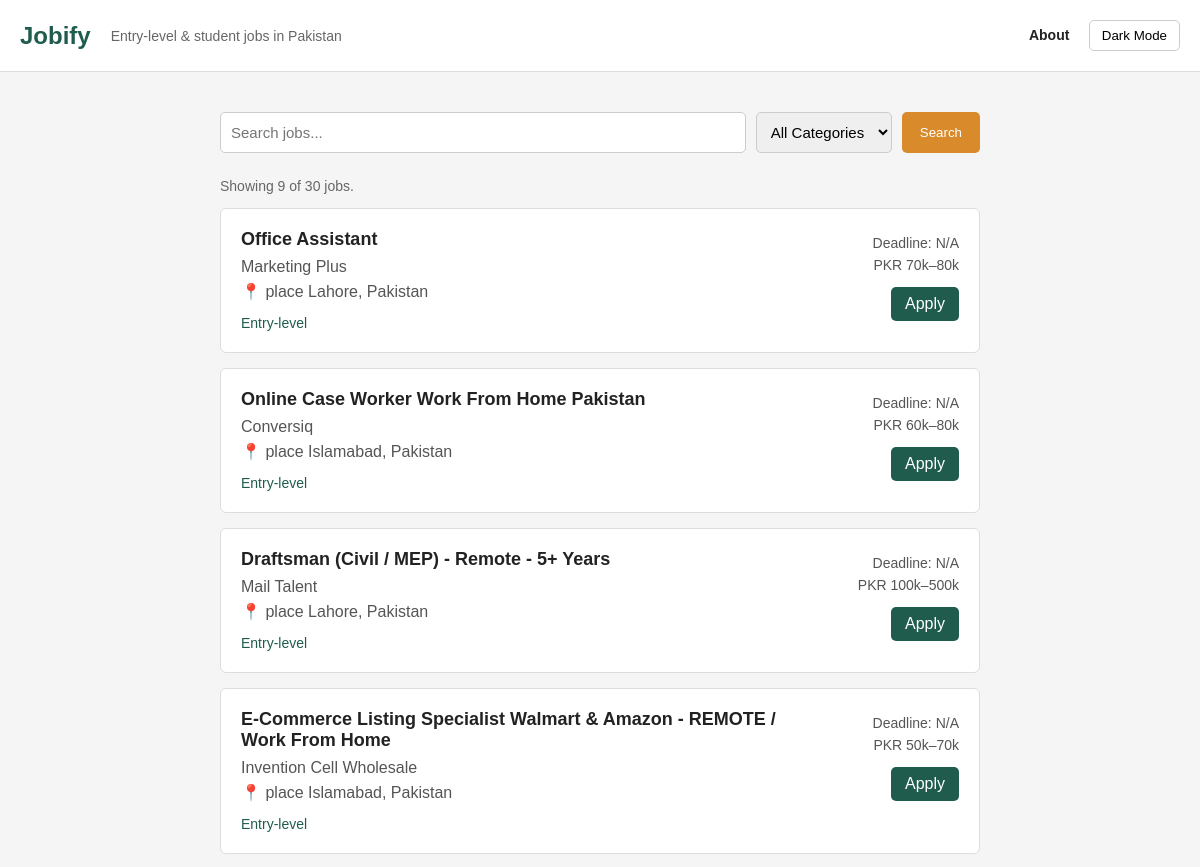
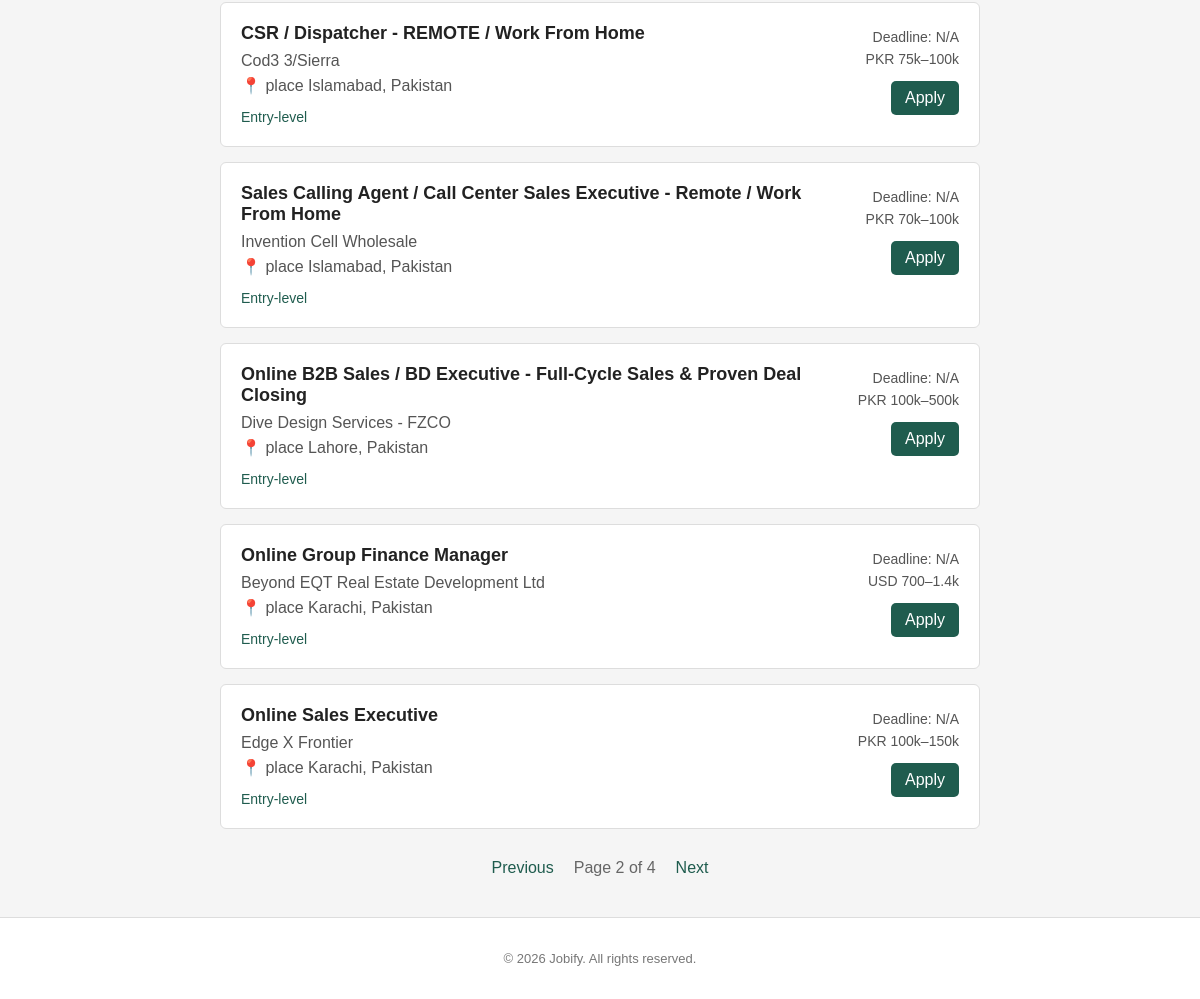
/?category=All&search=&page=2, run on the app's committed database (2 pictures, top to bottom).
### tables this page shows
CREATE TABLE jobs (
    id INTEGER PRIMARY KEY AUTOINCREMENT,
    title TEXT NOT NULL,
    company TEXT NOT NULL,
    location TEXT,
    category TEXT,
    deadline TEXT,
    link TEXT NOT NULL
, salary TEXT, source TEXT);

### app.py (the view)
@app.route("/")
def home():
    category = request.args.get("category", "All")
    search = request.args.get("search", "")
    page = request.args.get("page", 1, type=int)
    jobs, total_jobs = get_jobs(category, search, page)
    jobs_with_days = []
    for job in jobs:
        remaining = days_left(job[4])
        jobs_with_days.append(job + (remaining,))
    total_pages = (total_jobs + JOBS_PER_PAGE - 1) // JOBS_PER_PAGE
    return render_template(
        "index.html",
        jobs=jobs_with_days,
        selected_category=category,
        search_query=search,
        page=page,
        total_pages=total_pages,
        total_jobs=total_jobs,
    )

### app.py (called while the page is built)
def days_left(deadline):
    try:
        deadline_date = datetime.strptime(deadline, "%b %d, %Y")
        return (deadline_date - datetime.today()).days
    except (ValueError, TypeError):
        return None

### templates/index.html (shortened to what this page needs)
<!DOCTYPE html>
<html lang="en">
<head>
  <link rel="stylesheet" href="/static/style.css">
</head>
<body>
  <header>
    <a href="/">Jobify</a>
    <span>Entry-level & student jobs in Pakistan</span>
    <nav>
      <a href="/about">About</a>
      <button onclick="toggleTheme()">Dark Mode</button>
    </nav>
  </header>
  <main>
    <form method="GET" action="/">
      <input type="text" name="search" placeholder="Search jobs..." value="{{ search_query }}">
      <select name="category">
        <option value="All">All Categories</option>
      </select>
      <button type="submit">Search</button>
    </form>
    <p>
      Showing {{ jobs|length }} of {{ total_jobs }} jobs.
    </p>
    {% if jobs %}
    {% for job in jobs %}
    <div class="job">
      <div>
        <h2>{{ job[0] }}</h2>
        <p>{{ job[1] }}</p>
        <p>📍 {{ job[2] }}</p>
        <span>{{ job[3] }}</span>
      </div>
      <div>
        {% if job[7] is not none %}
        {% if job[7] < 0 %} <p>Expired</p>
          {% else %}
          <p>{{ job[7] }} days left</p>
          {% endif %}
          {% else %}
          <p>Deadline: {{ job[4] }}</p>
          {% endif %}
          <p>
            {{ job[6] or "Not disclosed" }}
          </p>
          <a href="{{ job[5] }}" target="_blank">
            Apply
          </a>
      </div>
    </div>
    {% endfor %}
    <div class="pagination">
      {% if page > 1 %}
      <a href="{{ url_for('home',
                    category=selected_category,
                    search=search_query,
                    page=page - 1) }}">
        Previous
      </a>
      {% endif %}
      <span>
        Page {{ page }} of {{ total_pages }}
      </span>
      {% if page < total_pages %} <a href="{{ url_for('home',
                    category=selected_category,
                    search=search_query,
                    page=page + 1) }}">
        Next
        </a>
        {% endif %}
    </div>
    {% else %}
    <p>No jobs found.</p>
    {% endif %}
  </main>
  <footer>
    <p>© 2026 Jobify. All rights reserved.</p>
  </footer>
</body>
</html>

### static/style.css (style rules this page uses)
* { box-sizing: border-box; font-family: Georgia, sans-serif; }
body { margin: 0; font-family: Georgia, sans-serif; background: #f5f5f5; color: #222; }
header { background: white; padding: 20px; border-bottom: 1px solid #ddd; display: flex; align-items: center; gap: 20px; flex-wrap: wrap; }
header a { color: #1f5c4e; text-decoration: none; font-size: 24px; font-weight: bold; }
header span { color: #666; font-size: 14px; }
nav { margin-left: auto; }
nav a { font-size: 14px; color: #222; margin-right: 15px; }
nav button { padding: 7px 12px; border: 1px solid #ccc; background: white; border-radius: 5px; cursor: pointer; }
main { max-width: 800px; margin: 40px auto; padding: 0 20px; }
form { display: flex; gap: 10px; margin-bottom: 25px; }
form input, form select { padding: 10px; border: 1px solid #ccc; border-radius: 5px; font-size: 15px; }
form input { flex: 1; }
form button { padding: 10px 18px; background: #d98a2b; color: white; border: none; border-radius: 5px; cursor: pointer; }
main>p { color: #666; font-size: 14px; }
.job { background: white; border: 1px solid #ddd; border-radius: 6px; padding: 20px; margin-bottom: 15px; display: flex; justify-content: space-between; gap: 20px; }
.job h2 { margin: 0 0 8px; font-size: 18px; }
.job p { margin: 6px 0; color: #555; }
.job span { display: inline-block; margin-top: 8px; color: #1f5c4e; font-size: 14px; }
.job>div:last-child { text-align: right; min-width: 130px; }
.job>div:last-child p { font-size: 14px; }
.job a { display: inline-block; margin-top: 8px; padding: 8px 14px; background: #1f5c4e; color: white; text-decoration: none; border-radius: 5px; }
.pagination { display: flex; justify-content: center; align-items: center; gap: 20px; margin: 30px 0; }
.pagination a { color: #1f5c4e; text-decoration: none; }
.pagination span { color: #666; }
footer { border-top: 1px solid #ddd; background: white; text-align: center; padding: 20px; color: #777; font-size: 13px; }

### data on the page
jobs: title "Office Assistant", company "Marketing Plus", location "place Lahore, Pakistan", category "Entry-level", deadline "N/A", salary "PKR 70k–80k"
jobs: title "Online Case Worker Work From Home Pakistan", company "Conversiq", location "place Islamabad, Pakistan", category "Entry-level", deadline "N/A", salary "PKR 60k–80k"
jobs: title "Draftsman (Civil / MEP) - Remote - 5+ Years", company "Mail Talent", location "place Lahore, Pakistan", category "Entry-level", deadline "N/A", salary "PKR 100k–500k"
jobs: title "E-Commerce Listing Specialist Walmart & Amazon - REMOTE / Work From Home", company "Invention Cell Wholesale", location "place Islamabad, Pakistan", category "Entry-level", deadline "N/A", salary "PKR 50k–70k"
jobs: title "CSR / Dispatcher - REMOTE / Work From Home", company "Cod3 3/Sierra", location "place Islamabad, Pakistan", category "Entry-level", deadline "N/A", salary "PKR 75k–100k"
jobs: title "Sales Calling Agent / Call Center Sales Executive - Remote / Work From Home", company "Invention Cell Wholesale", location "place Islamabad, Pakistan", category "Entry-level", deadline "N/A", salary "PKR 70k–100k"
jobs: title "Online B2B Sales / BD Executive - Full-Cycle Sales & Proven Deal Closing", company "Dive Design Services - FZCO", location "place Lahore, Pakistan", category "Entry-level", deadline "N/A", salary "PKR 100k–500k"
jobs: title "Online Group Finance Manager", company "Beyond EQT Real Estate Development Ltd", location "place Karachi, Pakistan", category "Entry-level", deadline "N/A", salary "USD 700–1.4k"
jobs: title "Online Sales Executive", company "Edge X Frontier", location "place Karachi, Pakistan", category "Entry-level", deadline "N/A", salary "PKR 100k–150k"

### other printed values
{{ jobs|length }} "9"
{{ total_jobs }} "30"
{{ page }} "2"
{{ total_pages }} "4"
